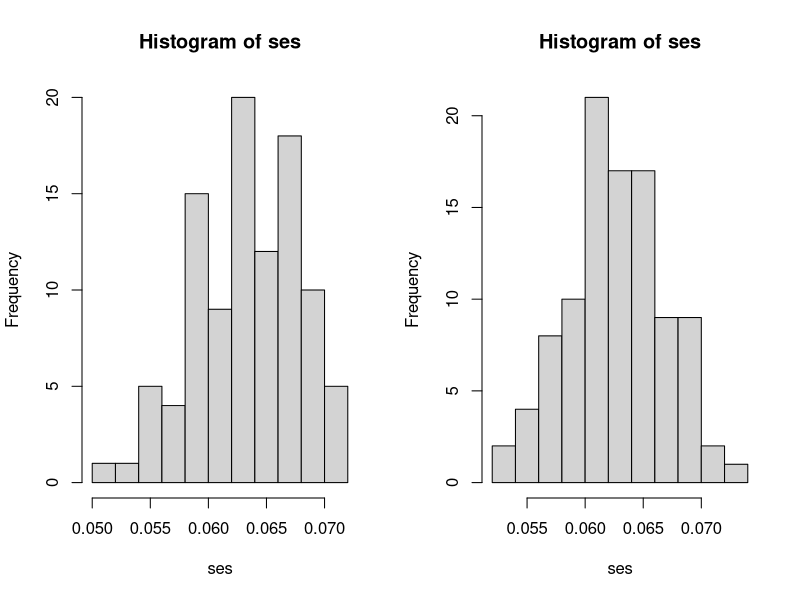

Recreate this plot in R.
# Load packages 
library(data.table)

# Generate population 
data <- data.table(
  ID=seq(1,20000,1), # Unique ID for each child 
  Maths=rnorm(20000, mean=38, sd=10),
  Bullied=rbinom(n=20000, size=1, prob=0.10)*100)

# Do trial function   
doTrial <- function(outcome=NULL){
  outcome <- outcome[order(sample(length(outcome), length(outcome)))]
  (mean(outcome[1:(length(outcome)/2)]) - 
     mean(outcome[(1+length(outcome)/2):length(outcome)]))/sd(outcome)
}

# Draw 10,000 samples of 1000 & conduct trials
set.seed(41)
s <- replicate(10000, data[sample(nrow(data), 1000), doTrial(outcome = Maths)])
  # SD is SE (100 SEs from 100 trials each)
  ses <- unlist(lapply(split(s, seq(1,length(s),by=100)), sd), use.names = F)
  par(mfrow=c(1,2))
  hist(ses)

# Draw 100 samples of 1000 & use permutation test (100 perms) to get SE (100 SEs)
s <- replicate(100, data[sample(nrow(data), 1000), Maths])
  # SD is SE (100 SEs from the permutation of 100 trials of 1000 children)
  ses <- apply(s, 2, function(X) sd(replicate(100, doTrial(outcome = X))))
  hist(ses)

